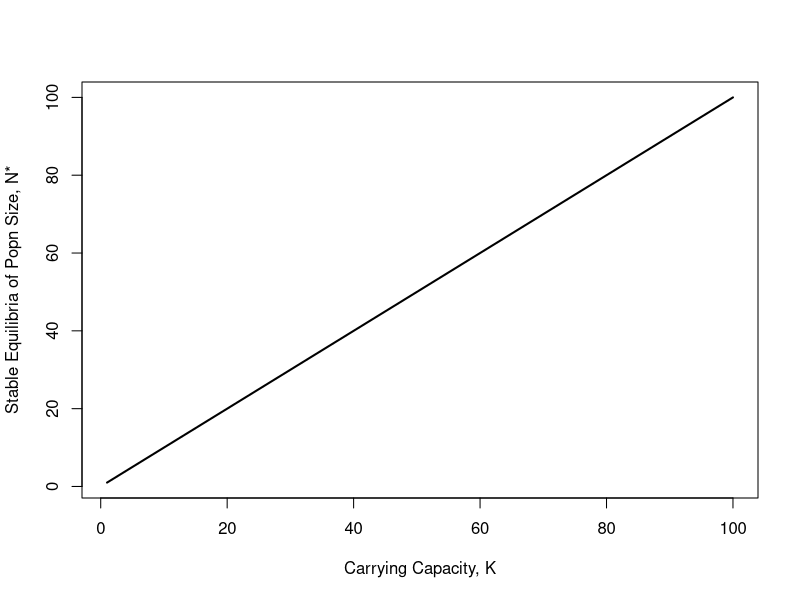
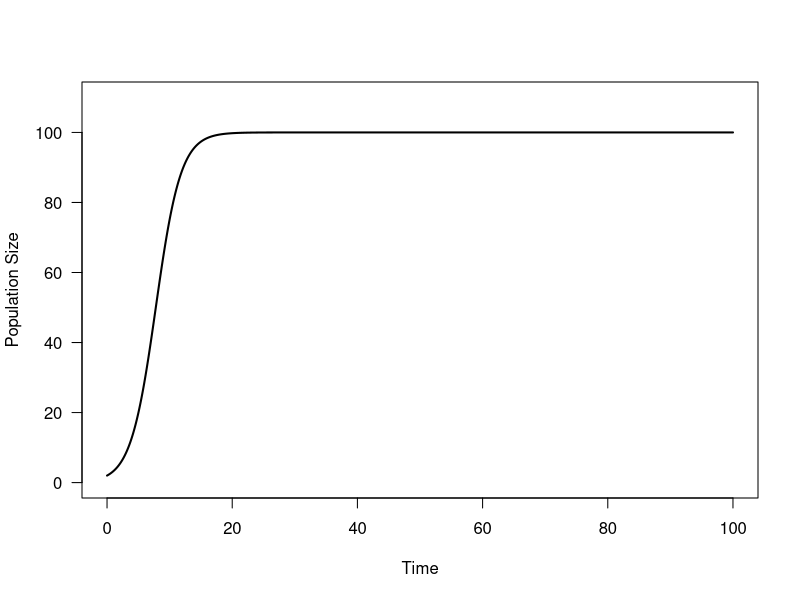
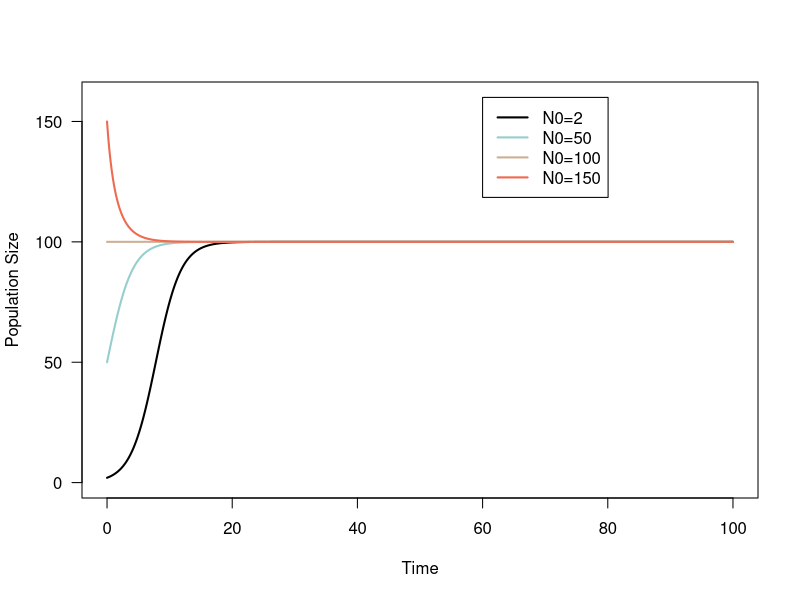
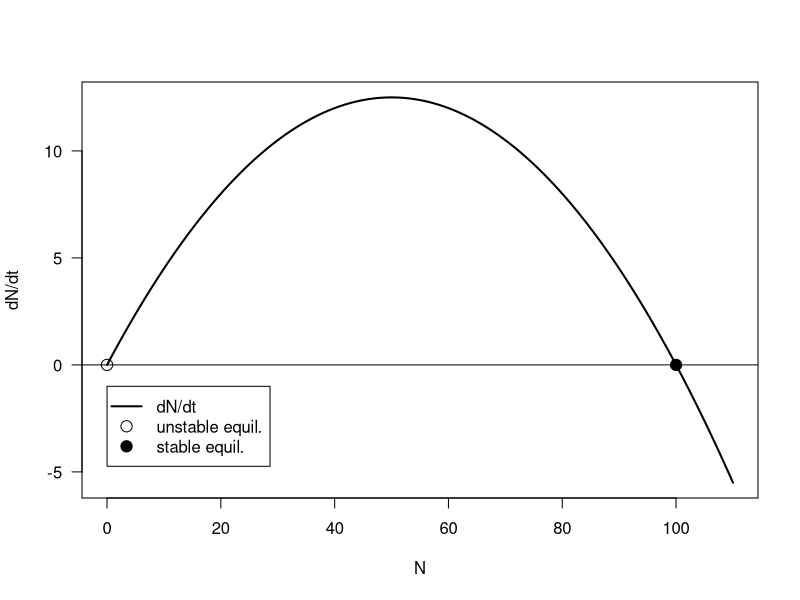
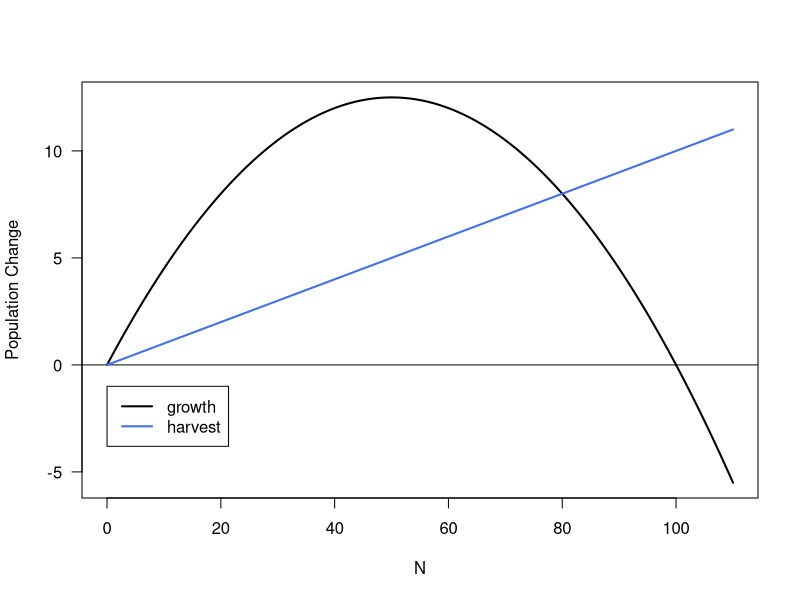
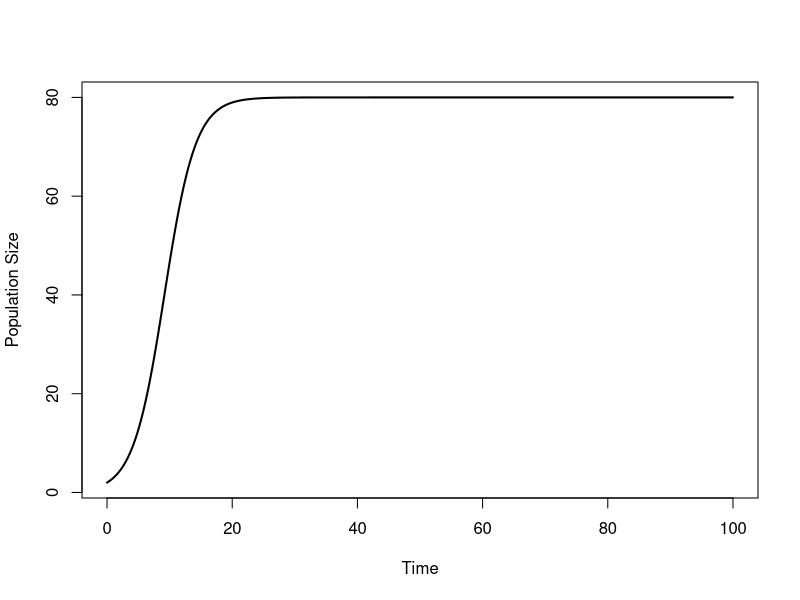
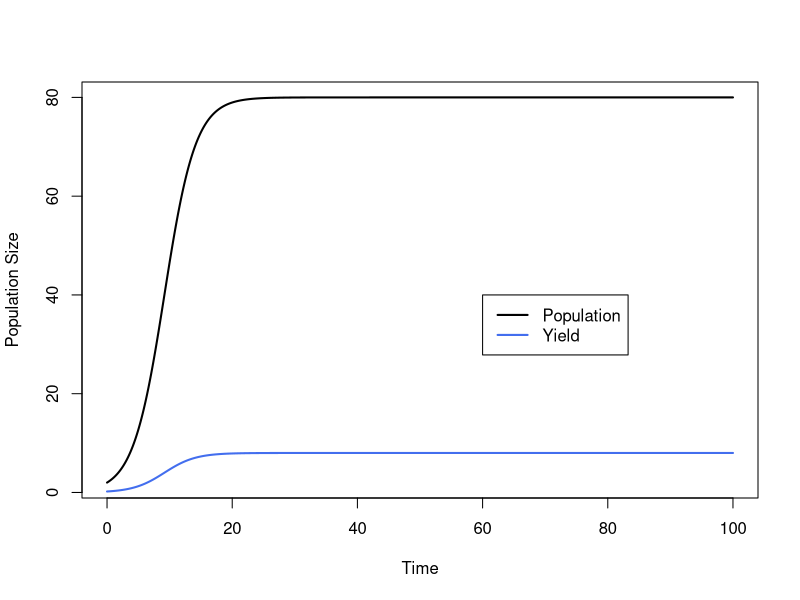
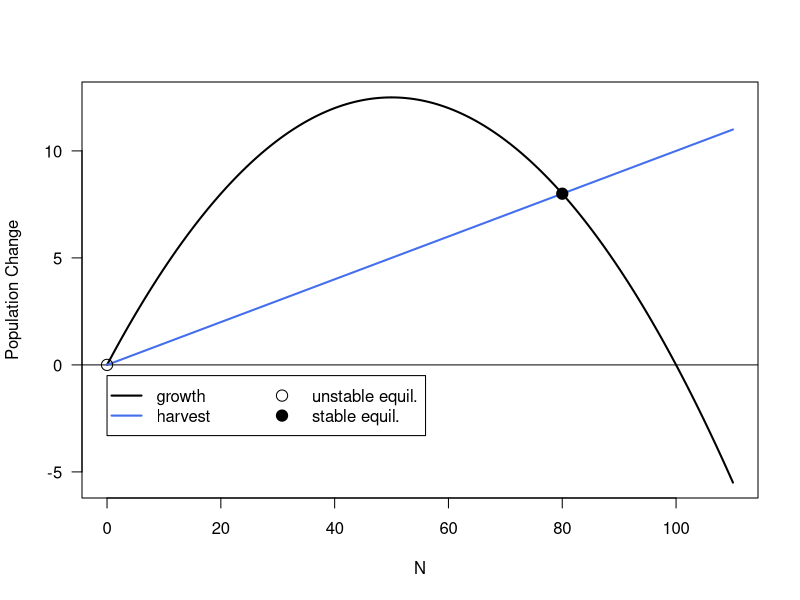

Write R code to recreate these figures, in order.
## ---- chunk 1
######################################################
# 0. some set up of variables
######################################################
r <- 0.5

######################################################
# 1. create a vector of different values for K
######################################################
Kset <- seq(from = 1, to = 100, by = 1)


######################################################
# 2. calculate N* for each parameter value
######################################################
## 2a. create a holding vector for N*
Nstarset <- rep(NaN, times = length(Kset))

## 2b. create a sequence of timepoints at which to calculate population size (in the inner for() loop)
timepoints <- seq(from = 1, to = 25, length = 1000)

## 2b. write a for() loop 
### nested for() loop structure:
#### outer loop: choose a value of K from Kset
##### inner loop: calculate population size at every time step
#### outer loop: pull out the last population size (N*) and store it in Nstarset

# this is the start of the outer loop!
# for each element j from the first to last in Kset
for(j in 1:length(Kset)) {
  
  # assign K the value from Kset for this iteration
  K <- Kset[j]
  
  # create a holding vector for the inner loop for population sizes
  N.simu <- rep(NaN, times = length(timepoints)) 
  # set your initial condition
  N.simu[1] <- 10
  
  # inner loop: calculate population size (N)
  # for each element i from the second to the last in timepoints
  for(i in 2:length(timepoints)){ 
    # store previous population size as N
    N <- N.simu[i-1]
    
    # calculate change in time
    deltat <- timepoints[i] - timepoints[i-1] 

    # calculating the change in population size
    deltaN <- N * r * (1 - N / K) * deltat 
    
    # calculating total population size
    N.simu[i] = N + deltaN
  }
  
  ######################################################
  # 3. store the N* (back in the outer loop)
  ######################################################
  # pull out the last value from N.simu and put it in Nstarset
  Nstarset[j] <- N.simu[length(timepoints)] 
  
}
## ---- chunk 2
plot(x = Kset, y = Nstarset, 
     type='l', 
     lwd=2, 
     xlab = "Carrying Capacity, K", 
     ylab = "Stable Equilibria of Popn Size, N*")
## ---- chunk 3
r <- 0.5 # growth rate
K <- 100 # carrying capacity
## ---- chunk 4
#################################
# 1. designate a data vector
#################################
tset <- seq(from = 0, to = 100, length.out = 20000) # create a sequence of numbers from 0 to 100 that is 20000 values long


#################################
# 2. create a holding vector
#################################
N.simu <- NaN * tset # create a vector of NaNs that is the same length as tset
N0 <- 2 # assign 2 to N0
N.simu[1] <- N0 # fill in initial conditions

#################################
# 3. the for() loop
#################################
# for each element i from the second to the last element in tset
for(i in 2:length(tset)){ 
  # calculate change in time: this timestep - previous timestep
  dt <- tset[i] - tset[i-1] 
  
  # calculate change in population size
  dNdt <- (r * N.simu[i-1] * (1-N.simu[i-1]/K)) * dt 
  
  # calculate total population size and put into holding vector
  N.simu[i] <- N.simu[i-1] + dNdt 
}
## ---- chunk 5
plot(x = tset, y = N.simu, # x and y axes
     type = 'l', # linear line
     ylim = c(0, 1.1*K), # limit on y-axis
     las = 1, # horizontal axis labels
     lwd = 2, # line width
     xlab = 'Time', # x-axis label
     ylab = 'Population Size') # y-axis label
## ---- chunk 6
#################################
# 1. designate your data
#################################
# this has already been done; we're using tset


#################################
# 2. create a holding vector
#################################
# N0 = 50
N0.50 <- 50
N.simu.50 <- NaN*tset
N.simu.50[1] <- N0.50

# N0 = 100
N0.100 <- 100
N.simu.100 <- NaN*tset
N.simu.100[1] <- N0.100

# N0 = 150
N0.150 <- 150
N.simu.150 <- NaN*tset
N.simu.150[1] <- N0.150

# Tip: You can run these calculations simultaneously within your for loop, but be very careful to keep track of which variable is which!


#################################
# 3. the for() loop
#################################
# for each element i from the second to the last element in tset
for(i in 2:length(tset)){
  # calculate change in time
  dt <- tset[i] - tset[i-1]
  
  # calculate change in population size and total population size if N0 = 50
  dNdt.50 <- (r*N.simu.50[i-1]*(1-N.simu.50[i-1]/K))*dt
  N.simu.50[i] <- N.simu.50[i-1] + dNdt.50
  
  # calculate change in population size and total population size if N0 = 100
  dNdt.100 <- (r*N.simu.100[i-1]*(1-N.simu.100[i-1]/K))*dt
  N.simu.100[i] <- N.simu.100[i-1] + dNdt.100
  
  # calculate change in population size and total population size if N0 = 150
  dNdt.150 <- (r*N.simu.150[i-1]*(1-N.simu.150[i-1]/K))*dt
  N.simu.150[i] <- N.simu.150[i-1] + dNdt.150
}
## ---- chunk 7
###########################################
# 1. plot the simulated population sizes
###########################################
plot(x = tset, y = N.simu, 
     type = 'l', 
     ylim = c(0, 1.6*K), 
     las = 1, 
     lwd = 2, 
     xlab = 'Time',
     ylab = 'Population Size')
# what happens if we don't change the limits on the y-axis?

######################################################
# 2. plot the lines for different initial conditions
######################################################
# N0 = 50
lines(tset, N.simu.50, 
      col = 'paleturquoise3',
      lwd = 2)
# N0 = 100
lines(tset, N.simu.100,
      col = 'peachpuff3',
      lwd = 2)
# N0 = 150
lines(tset, N.simu.150, 
      col = 'coral2',
      lwd = 2)

######################
# 3. add a legend
######################
# this makes it easier to keep track of each line!
legend(x = max(tset)*.6, y = 1.6*K, 
       lwd = 2, 
       legend = c('N0=2','N0=50','N0=100','N0=150'), 
       col = c('black','paleturquoise3','peachpuff3','coral2'), 
       horiz = FALSE)

# what do each of these arguments mean?
## ---- chunk 8
Nset <- seq(from = 0, to = K*1.1, length.out = 200)
## ---- chunk 9
dNdt.log <- r * Nset * (1-Nset/K)
## ---- chunk 10
############################################
# 1. plot dN/dt as a function of Nset
############################################
plot(x = Nset, y = dNdt.log, 
     type = 'l', 
     las = 1, 
     lwd = 2, 
     xlab = 'N', ylab = 'dN/dt')


############################################
# 2. add a line along the x-axis
############################################
abline(h = 0,lwd = 1)

############################################
# 3. mark the equilibria where dN/dt = 0
############################################
# We'll use filled points to indicate stable equilibria, and open points to indicate unstable ones
# this is our unstable equilibrium
points(x = 0, y = 0, 
       pch = 21, # 'pch' specifies the point shape
       cex = 1.5) # cex is a multiplier that specifies the point size
# this is our stable equilibrium
points (x = K, y = 0, 
        pch = 21, 
        cex = 1.5, 
        bg = 'black') # 'bg' specifies the fill colour of the point

############################################
# 4. add a legend
############################################
legend(x = 0, y = -1, 
       legend = c('dN/dt', 'unstable equil.', 'stable equil.'), 
       lwd = c(2, NaN, NaN), 
       pch = c(NaN, 21, 21), 
       pt.cex = 1.5, 
       pt.bg = c('white', 'white', 'black'))
## ---- chunk 11
q <- 0.1 #
E <- 1 #
## ---- chunk 12
growth.log <- dNdt.log
## ---- chunk 13
############################################
# 1. plot the biology of logistic growth
############################################
# plot the biology in black
plot(x = Nset, y = growth.log, 
     type = 'l', 
     las = 1, 
     lwd = 2, 
     xlab = 'N', ylab = 'Population Change')

# plot the x-axis so that it's easier to see the intercept
abline(h = 0, lwd = 1)

############################################
# 2. plot the economics of harvest
############################################
# plot the economics in blue
lines(x = Nset, y = (q*E*Nset), col = 'royalblue2', lwd = 2)

############################################
# 3. create a legend
############################################
legend(x = 0, y = -1, 
       lwd = c(2, 2), 
       legend = c('growth', 'harvest'), 
       col = c('black', 'royalblue2'))
## ---- chunk 14
Nstar <- K*(1-q*E/r)  # Check this with pen (or pencil) and paper!
## ---- chunk 15
#################################
# 1. designate the data vector
#################################
tset <- seq(from = 0, to = 100, length.out = 20000) 

#################################
# 2. create a holding vector
#################################
N.simu.E1 <- NaN*tset #
N.simu.E1[1] <- N0 #

#################################
# 3. the for() loop
#################################
for(i in 2:length(tset)){ #iterare over the length of my test, note i habe an ititial condition in there 
  dt <- tset[i] - tset[i-1] #change in time for this timestep
  dNdt.E1 <- (r*N.simu.E1[i-1]*(1-N.simu.E1[i-1]/K)-q*E*N.simu.E1[i-1])*dt #change in population in this timestep according to the logistic growth and harvest equation
  N.simu.E1[i] <- N.simu.E1[i-1] + dNdt.E1 #get my current population by adding previous population plus the new change in this timestep
}
## ---- chunk 16
plot(x = tset, y = N.simu.E1, 
     type = 'l', 
     lwd = 2, 
     xlab = 'Time', ylab = 'Population Size')
## ---- chunk 17
############################################
# 1. plot logistic growth in black
############################################
plot(x = tset, y = N.simu.E1, 
     type = 'l', lwd = 2, 
     xlab = 'Time', ylab = 'Population Size')

############################################
# 2. plot yield in blue
############################################
lines(x = tset, y = N.simu.E1*E*q, 
      type = 'l', 
      lwd=2, 
      col='royalblue2')

############################################
# 3. add a legend
############################################
legend(x = max(tset)*.6, y = max(N.simu.E1)*.5, 
       lwd = c(2, 2), 
       legend = c('Population', 'Yield'), 
       col = c('black', 'royalblue2'))
## ---- chunk 18
Nstar # our algebraic solution
N.simu.E1[length(tset)] # the end population size of our simulation
## ---- chunk 19
Ystar <- q*E*Nstar
Ystar
## ---- chunk 20
################################################
# 1. plot population growth as a function of N
################################################
plot(x = Nset, y = growth.log, 
     type = 'l', 
     las = 1, 
     lwd = 2, 
     xlab = 'N', ylab = 'Population Change')

# add a line at the x-axis
abline(h = 0, lwd = 1)

################################################
# 2. plot the economics of harvest
################################################
lines(x = Nset, y = q*E*Nset, 
      col = 'royalblue2', 
      lwd = 2)

################################################
# 3. add equilibria
################################################
# unstable
points(x = 0, y = 0, 
       pch = 21, cex = 1.5)
# stable
points(y = Ystar, x = Nstar, 
       pch = 21, cex = 1.5, 
       bg = 'black')

################################################
# 4. add a legend
################################################
legend(x = 0, y = -0.5, 
       legend = c('growth', 'harvest', 'unstable equil.', 'stable equil.'), 
       lwd = c(2, 2, NaN, NaN), 
       pch = c(NaN, NaN, 21, 21), 
       pt.cex = 1.5, 
       pt.bg = c('white', 'white', 'white', 'black'), 
       col = c('black', 'royalblue2', 'black', 'black'),
       ncol = 2)
## ---- chunk 21
################################################
# 1. plot population growth as a function of N
################################################
plot(x = Nset, y = growth.log, 
     type = 'l', 
     las = 1, 
     lwd = 2, 
     xlab = 'N', ylab = 'Population Change')
abline(h = 0, lwd = 1)

# Overlay Yield given a fishing Effort = 1
lines(x = Nset, y = q*E*Nset, 
      col= 'royalblue2',
      lwd = 2)

############################
# 2. Set effort to 2
############################
# Set Effort to 2 and name this value E.2 with variable assignment 
E.2 <- 2

# Overlay Yield given a fishing Effort = 2
lines(x = Nset, y = q*E.2*Nset, 
      col= 'royalblue2',
      lwd = 2,
      lty = 2) #lty changes the line type. 2 = dashed 

############################
# 3. Set effort to 3
############################
# Set Effort to 3 and name this value E.3 with variable assignment 
E.3 <- 3

# Overlay Yield given a fishing Effort = 3, fill in the blank y argument
lines(x = Nset, y = q*E.3*Nset, 
      col = 'royalblue2',
      lwd = 2,
      lty = 3) 

############################
# 4. Set effort to 4
############################
# Set Effort to 4 and name this value E.4 with variable assignment 
E.4 <- 4

# Overlay Yield given a fishing Effort = 4, fill in the blank y argument
lines(x = Nset, y = q*E.4*Nset, 
      col= 'royalblue2', 
      lwd = 2,
      lty = 4) 

## ---- chunk 22
# fill in the blank for the upper bound (right now r/q=5)
Eset <- seq(from = 0, to = 1.1*(r/q), length.out = 200)
## ---- chunk 23
Nstar.set <- K*(1-(q*Eset)/r)

## ---- chunk 24
Yield.set <- q*Eset*Nstar.set
## ---- chunk 25
plot(x = Eset, y = Yield.set, 
     type = 'l', 
     lwd = 2, 
     xlab = 'Effort', ylab = 'Yield')
abline(h = 0)
## ---- chunk 26
N_MSY <- K/2
E_MSY <- r/q/2
Y_MSY <- r*K/4


N_MSY 
E_MSY 
Y_MSY 
## ---- chunk 27
for(i in 1:length(Eset)){ #go through the length of my E.set 
  if(Yield.set[i]==max(Yield.set)){ #if the value for yield is at the maximum
    E_MSY_est <- Eset[i] #store the corresponding effort value as my estimate
  }
}

## ---- chunk 28
N_MSY_est <- K*(1-((q*E_MSY_est)/r))
## ---- chunk 29
Y_MSY_est <- max(Yield.set)
## ---- chunk 30
#  Compare:
N_MSY # algebraic
N_MSY_est # estimate

E_MSY # algebraic
E_MSY_est # estimate

Y_MSY # algebraic
Y_MSY_est # estimate
## ---- chunk 31
dNdt.over <- r*Nset*(1-Nset/K)*(2-Nset/K)
## ---- chunk 32
###################################################
# 1. plot dN/dt as a function of population size
###################################################
plot(x = Nset, y = dNdt.over, 
     type = 'l', 
     lwd = 2, 
     las = 1, 
     xlab = 'N', ylab = 'dN/dt')

# add a line at the x-axis
abline(h = 0)

###################################################
# 2. plot the logistic function for comparison
###################################################
lines(x = Nset, y = dNdt.log, 
      lwd = 2, 
      lty = 3)

###################################################
# 3. add a legend
###################################################
legend(x = 73, y = 20, 
       legend = c("overcompensating", "logistic"), 
       lwd = c(2, 2), 
       lty = c(1, 2))
## ---- chunk 33
#################################
# 1. designate a data vector
#################################
# this has already been done; we'll use tset from before


#################################
# 2. holding vector
#################################
N.over <- NaN*tset
N.over[1] <- N0


#################################
# 3. the for() loop
#################################
for(i in 2:length(tset)){
  dt <- tset[i] - tset[i-1]
  dNdt <- (r*N.over[i-1]*(1-N.over[i-1]/K)*(2-N.over[i-1]/K))*dt
  N.over[i] <- N.over[i-1] + dNdt
}
## ---- chunk 34
#############################################
# 1. plot the overcompensating population 
#############################################
plot(x = tset, y = N.over, 
     type = 'l', 
     las = 1, 
     lwd = 2, 
     xlab = 'Time', ylab = 'Population Size')

#############################################
# 2. plot the logistic to compare
#############################################
lines(x = tset, y = N.simu, lwd = 2, lty = 3)

#############################################
# 3. legend
#############################################
legend(x = max(tset)*.6, y = K*.5, 
       legend = c('Overcomp.','Logistic'), 
       lwd = 2, 
       lty = c(1,3))
## ---- chunk 35
Y_MSY.over <- max(dNdt.over) #keep an eye out for Caitlan's explanation as to why this works
## ---- chunk 36
# annotate the for() loop
for(i in 1:length(Nset)){ #look over the Nset
  if(dNdt.over[i] == Y_MSY.over){ # when the dndt.over is equal to Ymsy.over then we have found the max
    N_MSY.over <- Nset[i] #store that value and store as teh N_msy over 
  }
}

N_MSY.over
## ---- chunk 37
E_MSY.over <- Y_MSY.over/(q*N_MSY.over)
E_MSY.over

## ---- chunk 38
growth.over <- dNdt.over
## ---- chunk 39
###################################
# 1. biology
###################################
plot(x = Nset, y = growth.over, 
     type = 'l', 
     lwd = 2, 
     las = 1, 
     xlab = 'N', ylab = 'Change in Population')
# add a line at the x-axis
abline(h = 0)

###################################
# 2. economics
###################################
lines(x = Nset, y = q*E_MSY.over*Nset, #Y=qEN 
      lwd = 2,
      col = 'royalblue2')

###################################
# 3. equilibria
###################################
# unstable
points(x = 0, y = 0, 
       pch = 21, cex = 1.5)
# stable
points(x = N_MSY.over, y = Y_MSY.over,
       pch = 21, cex = 1.5, 
       bg = 'black')

###################################
# 4. legend
###################################
legend(x = 80, y = Y_MSY.over, 
       legend = c('growth', 'harvest', 'unstable equil.', 'stable equil.'), 
       lwd = c(2, 2, NaN, NaN), 
       pch = c(NaN, NaN, 21, 21), 
       pt.cex = 1.5, 
       cex = 0.8,
       pt.bg = c('white', 'white', 'white', 'black'), 
       col = c('black', 'royalblue2', 'black', 'black'))
## ---- chunk 40
###################################################
# 1. create a set of time points to iterate over
###################################################
# use tset

#############################################################
# 2. create a storage vector and fill in initial conditions
#############################################################
N.simu.over <- NaN*tset
N.simu.over[1] <- N0


#############################################################
# 3. for() loop: calculate population size change over time
#############################################################
# annotate each line of code
for(i in 2:length(tset)){
  dt <- tset[i] - tset[i - 1] #
  dNdt.over <- (r*N.simu.over[i-1]*(1-N.simu.over[i-1]/K)*(2-N.simu.over[i-1]/K)-q*E_MSY.over*N.simu.over[i-1])*dt #
  N.simu.over[i] <- N.simu.over[i-1] + dNdt.over #
}
## ---- chunk 41
plot(x = tset, y = N.simu.over, 
     type = 'l', 
     lwd = 2, 
     xlab = 'Time', ylab = 'Population Size')
## ---- chunk 42
#compare
N.simu.over[length(tset)]#i want the last value
N_MSY.over
#both methods worked under this over compensating population
## ---- chunk 43
A <- K/2
## ---- chunk 44
dNdt.dep <- r*Nset*(1-Nset/K)*(Nset/A)
## ---- chunk 45
######################################
# 1. plot dN/dt as a function of N
######################################
plot(x = Nset, y = dNdt.dep, 
     type = 'l', 
     lwd = 2, 
     las = 1, 
     xlab = 'N', ylab ='dN/dt')
abline(h = 0)

################################################
# 2. plot our logistic function for comparison
################################################
lines(x = Nset, y = dNdt.log, 
      lwd = 2, 
      lty = 3)
legend(x = 0, y= -1, 
       lwd = 2, 
       legend = c('Depensating','Logistic'), 
       lty = c(1, 3))
## ---- chunk 46
###############################
# 1. designate a data vector
###############################
# this has already been done; we'll use tset

###############################
# 2. create a holding vector
###############################
N.dep <- NaN*tset
# set initial conditions
N.dep[1] <- N0

###############################
#. 3. the for() loop
###############################
for(i in 2:length(tset)){
  dt <- tset[i]-tset[i-1]
  dNdt <- (r*N.dep[i-1]*(1-N.dep[i-1]/K)*(N.dep[i-1]/A))*dt
  N.dep[i] <- N.dep[i-1]+dNdt
}
## ---- chunk 47
###################################################################
# 1. plot N of the depensating population as a function of time
###################################################################
plot(x = tset, y = N.dep, 
     type = 'l', 
     las = 1, 
     lwd = 2, 
     ylim = c(0, 120),
     xlab = 'Time', ylab = 'Population Size')

##################################################
# 2. plot the logistic function for comparison
##################################################
lines(x = tset, y = N.simu, 
      lwd = 2, 
      lty = 3)

######################
# 3. add a legend
######################
legend(x = max(tset)*.6, y = K*.5, 
       lwd = 2, 
       legend = c('Depensating', 'Logistic'), 
       lty = c(1, 3))
## ---- chunk 48
Y_MSY.dep <- max(dNdt.dep)
## ---- chunk 49
# annotate the for() loop
for(i in 1:length(Nset)){ #look over the Nset
  if(dNdt.dep[i] == Y_MSY.dep){ # when the dndt.over is equal to Ymsy.dep then we have found the max
    N_MSY.dep <- Nset[i] #store that value and store as the N_msy.dep 
  }
}

N_MSY.dep
## ---- chunk 50
E_MSY.dep <- Y_MSY.dep/(q*N_MSY.dep)
E_MSY.dep

## ---- chunk 51
growth.dep <- dNdt.dep
## ---- chunk 52
#################################
# 1. biology
#################################
plot(x = Nset, y = growth.dep, 
     type = 'l',
     lwd = 2, 
     las = 1, 
     xlab = 'N', ylab = 'Change in Population')
abline(h = 0)

#################################
# 2. economics
#################################
lines(x = Nset, y = q*E_MSY.dep*Nset, #Y=qEN, 
      lwd = 2,
      col = 'royalblue2')

#################################
# 3. stable equilibria
#################################
points(x = 0, y = 0, 
       pch = 21, 
       cex = 1.5, 
       bg = 'black')
points(x = N_MSY.dep, y = Y_MSY.dep, 
       pch = 21, 
       cex = 1.5,
       bg= 'black')

#################################
# 4. legend
#################################
legend(x = 0, y = -1, 
       pt.cex = 1.5, 
       legend = c('growth', 'harvest', 'unstable equil.', 'stable equil.'), 
       lwd = c(2, 2, NaN, NaN), 
       pch = c(NaN, NaN, 21, 21), 
       pt.bg = c('white', 'white', 'white', 'black'), 
       col = c('black', 'royalblue2', 'black', 'black'))
## ---- chunk 53
N_star_unstable <- ((-r/A) + (sqrt((r^2/A^2) - ((4*r*q*E_MSY.dep)/(K*A)))) ) / ((-2*r) / (K*A))

Y.unstable.dep <- q * E_MSY.dep * N_star_unstable
## ---- chunk 54
############################
# 1. biology
############################
plot(x = Nset, y = growth.dep, 
     type = 'l',
     lwd = 2, 
     las = 1,
     xlab = 'N', ylab = 'Change in Population')
abline(h = 0)

############################
# 2. economics
############################
lines(x = Nset, y = q*E_MSY.dep*Nset, 
      lwd = 2, 
      col = 'royalblue2')

############################
# 3. equilibria
############################
# stable
points(x = 0, y = 0, 
       pch = 21, 
       cex = 1.5, 
       bg = 'black')
points(x = N_MSY.dep, y = Y_MSY.dep, 
       pch = 21, 
       cex = 1.5, 
       bg = 'black')
# unstable
points(x = N_star_unstable, y = Y.unstable.dep, 
       pch = 21, cex = 1.5,
       bg = 'white')

############################
# 4. legend
############################
legend(x = 0, y = -1, 
       legend = c('growth', 'harvest', 'unstable equil.', 'stable equil.'), 
       lwd = c(2, 2, NaN, NaN), 
       pch = c(NaN, NaN, 21, 21), 
       pt.cex = 1.5, 
       pt.bg = c('white', 'white', 'white', 'black'), 
       col = c('black', 'royalblue2', 'black', 'black'))

# What's different about this graph? Hint: Look at the intersections between the blue and black lines.
## ---- chunk 55
#################################
# 1. data to iterate over
#################################
# use tset again



#################################
# 2. holding vector
#################################
# create a bunch of different starting population sizes
N.simu.dep <- NaN*tset
N0.K <- K
N0.2 <- 2
N0.unstable <- N_star_unstable
N0.up <- N_star_unstable + 0.1
N0.down <- N_star_unstable - 0.1

# fill in initial conditions
N.simu.dep[1] <- N0.up # try the different N0 values defined above here



#################################
# 3. the for() loop
#################################
for(i in 2:length(tset)) {
  dt <- tset[i] - tset[i - 1] # calculate change in time
  dNdt.depen <- (r*N.simu.dep[i-1]*(1-N.simu.dep[i-1]/K)*(N.simu.dep[i-1]/A)-q*E_MSY.dep*N.simu.dep[i-1])*dt # logistic with N/A addition for depensating also with harvest
  N.simu.dep[i] <- N.simu.dep[i-1] + dNdt.depen
}
## ---- chunk 56
plot(x = tset, y = N.simu.dep, 
     type = "l", 
     lwd = 2, 
     xlab = "Time", ylab = "Population Size")
## ---- chunk 57
##########################################
# 1. designate a data vector (use tset)
##########################################



############################################
# 2. holding vector and initial conditions
############################################
N0.low <- 33
N0.high <- 34

N.simu.dep <- NaN*tset
N.simu.dep.low <- NaN*tset
N.simu.dep.high <- NaN*tset
N.simu.dep.100 <- NaN*tset

N.simu.dep[1] <- N0
N.simu.dep.low[1] <- N0.low
N.simu.dep.high[1] <- N0.high
N.simu.dep.100[1] <- N0.100

##########################################
# 3. the for() loop
##########################################
for(i in 2:length(tset)){
  deltat <- tset[i]-tset[i-1]
  deltaN <- (r*N.simu.dep[i-1]*(1-N.simu.dep[i-1]/K)*(N.simu.dep[i-1]/A)-q*E_MSY.dep*N.simu.dep[i-1])*deltat
  N.simu.dep[i] <- N.simu.dep[i-1]+deltaN
  
  deltaN <- (r*N.simu.dep.low[i-1]*(1-N.simu.dep.low[i-1]/K)*(N.simu.dep.low[i-1]/A)-q*E_MSY.dep*N.simu.dep.low[i-1])*deltat
  N.simu.dep.low[i] <- N.simu.dep.low[i-1]+deltaN
  
  deltaN <- (r*N.simu.dep.high[i-1]*(1-N.simu.dep.high[i-1]/K)*(N.simu.dep.high[i-1]/A)-q*E_MSY.dep*N.simu.dep.high[i-1])*deltat
  N.simu.dep.high[i] <- N.simu.dep.high[i-1]+deltaN
  
  deltaN <- (r*N.simu.dep.100[i-1]*(1-N.simu.dep.100[i-1]/K)*(N.simu.dep.100[i-1]/A)-q*E_MSY.dep*N.simu.dep.100[i-1])*deltat
  N.simu.dep.100[i] <- N.simu.dep.100[i-1]+deltaN
}
## ---- chunk 58
###################################
# 1. plot N as a function of time
###################################
plot(tset, N.simu.dep, 
     type = 'l', 
     ylim = c(0, K), 
     las = 1, 
     lwd = 2, 
     xlab = 'Time', ylab = 'Population Size')

#################################################
# 2. add lines for different initial conditions
#################################################
lines(tset, N.simu.dep.low, 
      col = 'paleturquoise3', 
      lwd = 2)
lines(tset, N.simu.dep.high, 
      col = 'peachpuff3', 
      lwd = 2)
lines(tset, N.simu.dep.100, 
      col = 'coral2', 
      lwd = 2)

###################################
# 3. legend
###################################
legend(x = max(tset)*.6, y = K, 
       lwd = 2,
       legend = c('N0=2', 'N0=33', 'N0=34', 'N0=100'), 
       col = c('black', 'paleturquoise3', 'peachpuff3', 'coral2'), 
       horiz = FALSE)
## ---- chunk 59
r <- 0.5
K <- 100
q <- 0.1
A <- K/2 
N0 <- 2
## ---- chunk 60
## answer here: code to output your plot
## ---- chunk 61
## answer here
## ---- chunk 62
## answer here
## ---- chunk 63
## answer here
## ---- chunk 64
## answer here
## ---- chunk 65
## answer here
## ---- chunk 66
## answer here
## ---- chunk 67
## answer here
## ---- chunk 68
## answer here
## ---- chunk 69
## answer here
